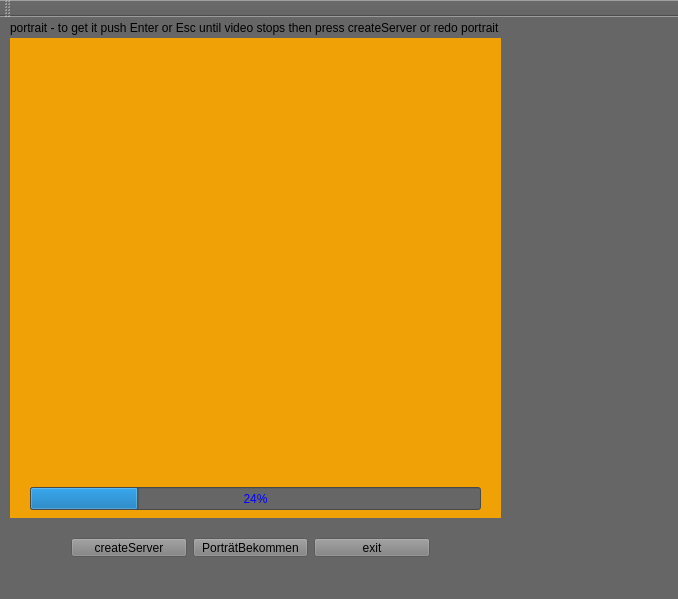
<?xml version="1.0" encoding="UTF-8"?>
<ui version="4.0">
 <class>MainWindow</class>
 <widget class="QMainWindow" name="MainWindow">
  <property name="geometry">
   <rect>
    <x>0</x>
    <y>0</y>
    <width>678</width>
    <height>599</height>
   </rect>
  </property>
  <property name="windowTitle">
   <string>MainWindow</string>
  </property>
  <property name="styleSheet">
   <string notr="true">background-color: #666666;</string>
  </property>
  <widget class="QWidget" name="centralWidget">
   <widget class="QLabel" name="label">
    <property name="geometry">
     <rect>
      <x>10</x>
      <y>20</y>
      <width>491</width>
      <height>481</height>
     </rect>
    </property>
    <property name="styleSheet">
     <string notr="true">  background-color: #f0a105;</string>
    </property>
    <property name="text">
     <string/>
    </property>
   </widget>
   <widget class="QLabel" name="label_2">
    <property name="geometry">
     <rect>
      <x>10</x>
      <y>0</y>
      <width>491</width>
      <height>21</height>
     </rect>
    </property>
    <property name="styleSheet">
     <string notr="true">color</string>
    </property>
    <property name="text">
     <string>portrait - to get it push Enter or Esc until video stops then press createServer or redo portrait</string>
    </property>
   </widget>
   <widget class="QProgressBar" name="pbar">
    <property name="geometry">
     <rect>
      <x>30</x>
      <y>470</y>
      <width>451</width>
      <height>23</height>
     </rect>
    </property>
    <property name="styleSheet">
     <string notr="true">color:blue;</string>
    </property>
    <property name="value">
     <number>24</number>
    </property>
   </widget>
   <widget class="QWidget" name="layoutWidget">
    <property name="geometry">
     <rect>
      <x>60</x>
      <y>510</y>
      <width>381</width>
      <height>41</height>
     </rect>
    </property>
    <layout class="QHBoxLayout" name="horizontalLayout">
     <item>
      <widget class="QPushButton" name="start">
       <property name="styleSheet">
        <string notr="true">QPushButton {
background-color: #808080;
color:black;

}</string>
       </property>
       <property name="text">
        <string>createServer</string>
       </property>
      </widget>
     </item>
     <item>
      <widget class="QPushButton" name="portrait">
       <property name="styleSheet">
        <string notr="true">QPushButton {
background-color: #808080;
color:black;

}</string>
       </property>
       <property name="text">
        <string>PorträtBekommen</string>
       </property>
      </widget>
     </item>
     <item>
      <widget class="QPushButton" name="pushButton">
       <property name="styleSheet">
        <string notr="true">QPushButton {
background-color: #808080;
color:black;

}</string>
       </property>
       <property name="text">
        <string>exit</string>
       </property>
      </widget>
     </item>
    </layout>
   </widget>
   <widget class="QLabel" name="finish_label">
    <property name="geometry">
     <rect>
      <x>190</x>
      <y>470</y>
      <width>111</width>
      <height>20</height>
     </rect>
    </property>
    <property name="styleSheet">
     <string notr="true">QLabel {background: transparent


}</string>
    </property>
    <property name="text">
     <string/>
    </property>
   </widget>
  </widget>
  <widget class="QToolBar" name="mainToolBar">
   <attribute name="toolBarArea">
    <enum>TopToolBarArea</enum>
   </attribute>
   <attribute name="toolBarBreak">
    <bool>false</bool>
   </attribute>
  </widget>
  <widget class="QStatusBar" name="statusBar"/>
 </widget>
 <layoutdefault spacing="6" margin="11"/>
 <resources/>
 <connections/>
</ui>
